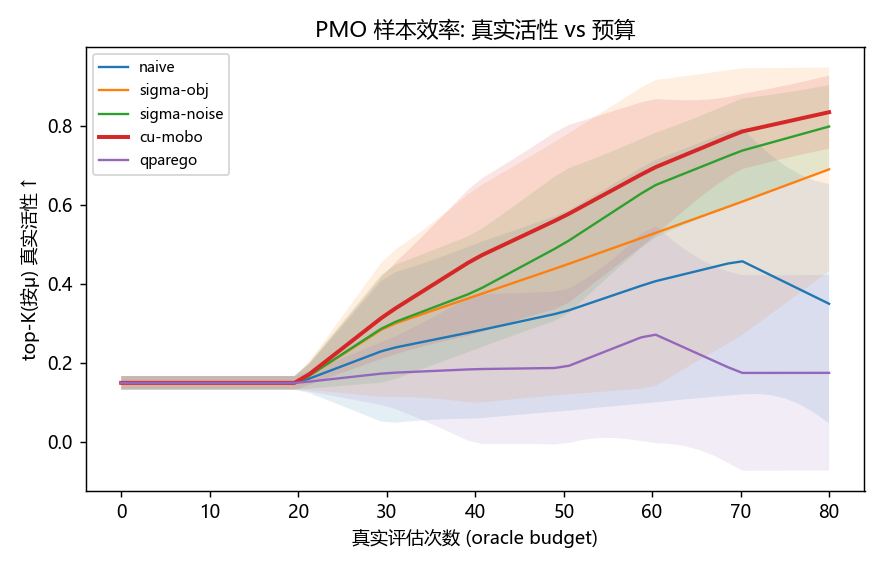
#> input picture results/oracle_gap_convergence.png, 884 x 572 px
$ python overlay_english_labels.py
#> lines starting #> are read from the running program, lines starting #| are printed output that depends on the picture
#> in overlay_convergence, img is the input picture: PIL image 884x572 RGBA; mean R, G, B, A 239.1, 235.1, 233.7, 255
from __future__ import annotations

from pathlib import Path

from PIL import Image, ImageDraw, ImageFont


HERE = Path(__file__).resolve().parent
RESULTS_DIR = HERE.parent.parent / "results"
OUT_DIR = HERE / "english"


def _font(size: int, bold: bool = False) -> ImageFont.FreeTypeFont:
#> called with size = 19, bold = False
    candidates = [
        Path("C:/Windows/Fonts/arialbd.ttf" if bold else "C:/Windows/Fonts/arial.ttf"),
        Path("C:/Windows/Fonts/calibrib.ttf" if bold else "C:/Windows/Fonts/calibri.ttf"),
        Path("C:/Windows/Fonts/segoeuib.ttf" if bold else "C:/Windows/Fonts/segoeui.ttf"),
    ]
    for path in candidates:
        if path.exists():
            return ImageFont.truetype(str(path), size)
    return ImageFont.load_default()


def _center(draw: ImageDraw.ImageDraw, xy, text: str, font, fill="black") -> None:
    x0, y0, x1, y1 = xy
    box = draw.textbbox((0, 0), text, font=font)
    w = box[2] - box[0]
    h = box[3] - box[1]
    draw.text((x0 + (x1 - x0 - w) / 2, y0 + (y1 - y0 - h) / 2), text, font=font, fill=fill)


def _rotated_label(img: Image.Image, xy, text: str, font, fill="black") -> None:
#> called with xy = (0, 105, 44, 490), text = 'top-K true activity by mu', fill = 'black'
    x0, y0, x1, y1 = xy
    layer = Image.new("RGBA", (x1 - x0, y1 - y0), (255, 255, 255, 0))
    draw = ImageDraw.Draw(layer)
    box = draw.textbbox((0, 0), text, font=font)
#> box = (0, 2, 110, 12)
    text_w = box[2] - box[0]
#> text_w = 110
    text_h = box[3] - box[1]
#> text_h = 10
    text_layer = Image.new("RGBA", (text_w + 10, text_h + 10), (255, 255, 255, 0))
    text_draw = ImageDraw.Draw(text_layer)
    text_draw.text((5, 5), text, font=font, fill=fill)
    rotated = text_layer.rotate(90, expand=True)
    layer.alpha_composite(
        rotated,
        ((layer.width - rotated.width) // 2, (layer.height - rotated.height) // 2),
    )
    img.alpha_composite(layer, (x0, y0))


def _legend(draw: ImageDraw.ImageDraw, x: int, y: int, rows) -> None:
    font = _font(15)
    row_h = 24
    width = max(draw.textbbox((0, 0), text, font=font)[2] for _, _, text in rows) + 72
    height = row_h * len(rows) + 16
    draw.rounded_rectangle((x, y, x + width, y + height), radius=3, fill="white", outline="#cccccc")
    for i, (color, style, text) in enumerate(rows):
        yy = y + 15 + i * row_h
        if style == "dashed":
            for xx in range(x + 12, x + 48, 9):
                draw.line((xx, yy + 5, xx + 5, yy + 5), fill=color, width=2)
        elif style == "marker":
            draw.line((x + 12, yy + 5, x + 48, yy + 5), fill=color, width=3)
            draw.ellipse((x + 27, yy, x + 37, yy + 10), fill=color)
        else:
            draw.line((x + 12, yy + 5, x + 48, yy + 5), fill=color, width=3)
        draw.text((x + 58, yy - 4), text, font=font, fill="black")


def overlay_convergence() -> None:
    img = Image.open(RESULTS_DIR / "oracle_gap_convergence.png").convert("RGBA")
    draw = ImageDraw.Draw(img)
    title = _font(19)
    label = _font(17)

    draw.rectangle((0, 0, img.width, 44), fill="white")
    _center(draw, (0, 0, img.width, 42), "PMO sample efficiency: true activity vs budget", title)

    draw.rectangle((0, 80, 46, img.height - 45), fill="white")
    _rotated_label(img, (0, 105, 44, img.height - 82), "top-K true activity by mu", label)

    draw.rectangle((245, img.height - 55, img.width - 165, img.height), fill="white")
    _center(draw, (230, img.height - 42, img.width - 150, img.height - 5), "True oracle evaluations (oracle budget)", label)

    img.convert("RGB").save(OUT_DIR / "oracle_gap_convergence.png")
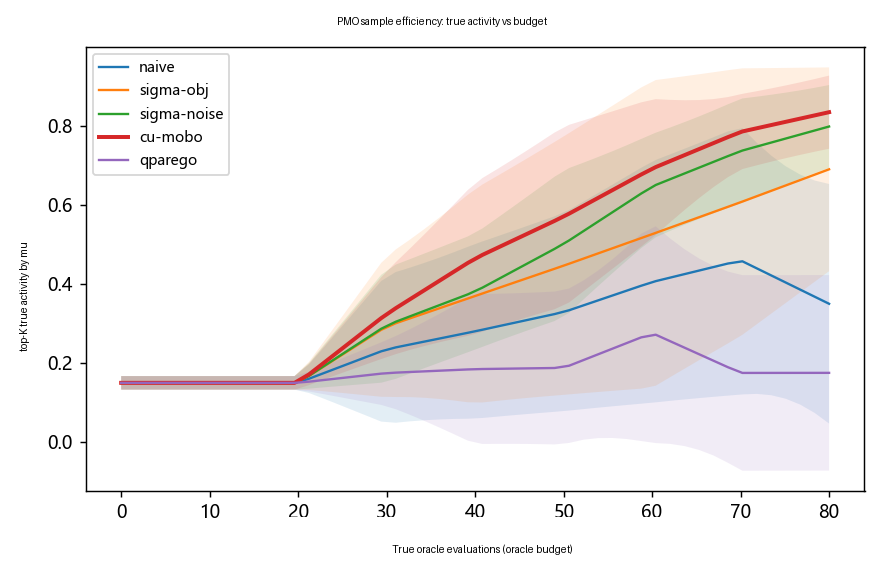
#> saved as oracle_gap_convergence.png: PIL image 884x572 RGB; mean R, G, B 240.5, 236.5, 235.2


def overlay_calibration() -> None:
    img = Image.open(RESULTS_DIR / "calibration.png").convert("RGBA")
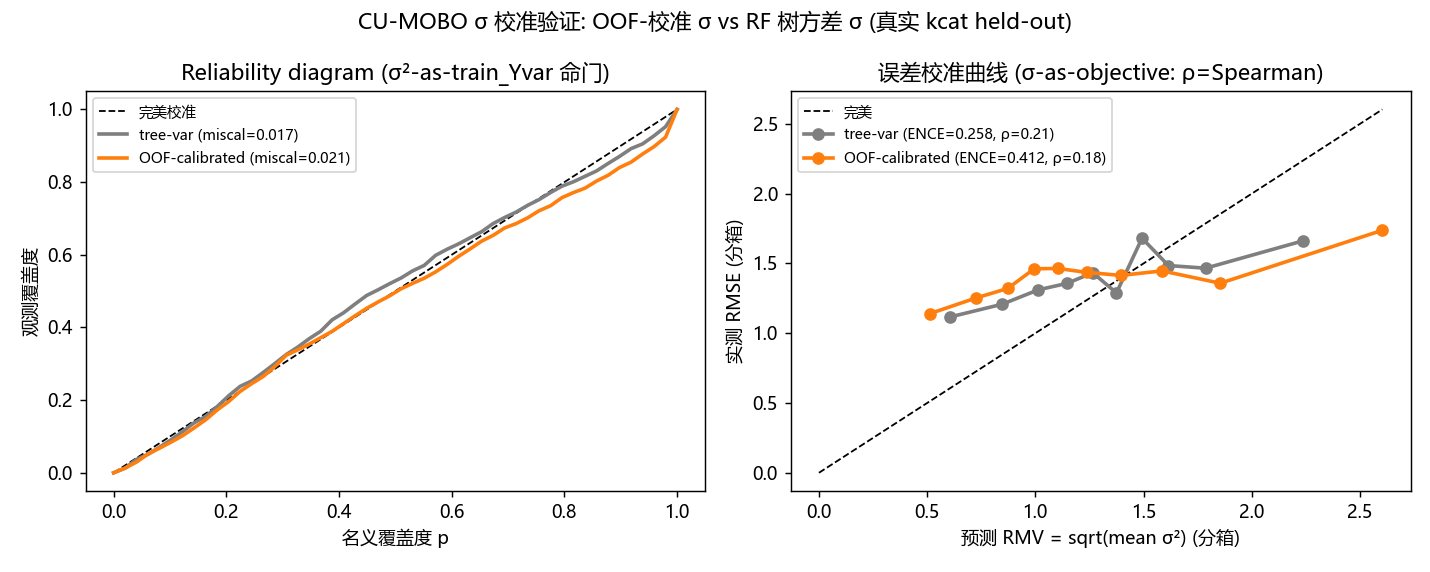
#> input picture results/calibration.png, 1430 x 572 px
#> img is the input picture: PIL image 1430x572 RGBA; mean R, G, B, A 246.7, 245.9, 245.2, 255
    draw = ImageDraw.Draw(img)
    title = _font(19)
    subtitle = _font(18)
    label = _font(16)

    draw.rectangle((0, 0, img.width, 45), fill="white")
    _center(
        draw,
        (0, 0, img.width, 42),
        "CU-MOBO sigma calibration: OOF-calibrated sigma vs RF tree-variance sigma",
        title,
    )

    draw.rectangle((130, 54, 675, 88), fill="white")
    _center(draw, (120, 54, 690, 86), "Reliability diagram (sigma^2 as train_Yvar)", subtitle)
    draw.rectangle((795, 54, 1375, 88), fill="white")
    _center(draw, (780, 54, 1390, 86), "Error calibration curve (sigma objective; rho=Spearman)", subtitle)

    draw.rectangle((92, 98, 365, 174), fill="white")
    _legend(
        draw,
        98,
        104,
        [
            ("black", "dashed", "perfect calibration"),
            ("gray", "line", "tree-var (miscal=0.017)"),
            ("#ff7f0e", "line", "OOF-calibrated (miscal=0.021)"),
        ],
    )
    draw.rectangle((800, 98, 1138, 174), fill="white")
    _legend(
        draw,
        806,
        104,
        [
            ("black", "dashed", "perfect"),
            ("gray", "marker", "tree-var (ENCE=0.258, rho=0.21)"),
            ("#ff7f0e", "marker", "OOF-calibrated (ENCE=0.412, rho=0.18)"),
        ],
    )

    draw.rectangle((0, 185, 45, 400), fill="white")
    _rotated_label(img, (0, 195, 44, 395), "Observed coverage", label)
#> call 2 of _rotated_label, with xy = (0, 195, 44, 395), text = 'Observed coverage', fill = 'black'
#> in _rotated_label (call 2), `box = draw.textbbox((0, 0), text, font=font)`: box = (0, 2, 88, 12)
#> in _rotated_label (call 2), `text_w = box[2] - box[0]`: text_w = 88
#> in _rotated_label (call 2), `layer.alpha_composite( rotated, ((layer.width - rotated.width) // 2, (..`:
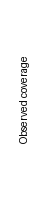
#> layer: PIL image 44x200 RGBA; mean R, G, B, A 243.4, 243.4, 243.4, 6; transparent parts drawn white
#> in _rotated_label (call 2), `img.alpha_composite(layer, (x0, y0))`:
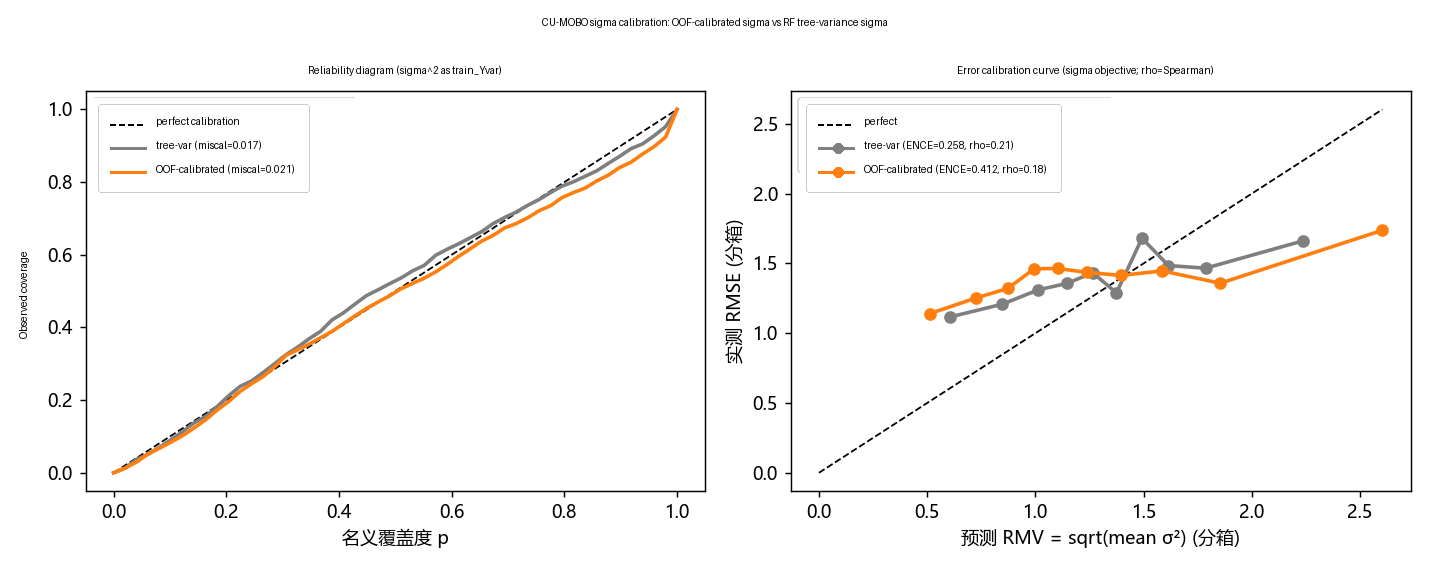
#> img: PIL image 1430x572 RGBA; mean R, G, B, A 249.2, 248.4, 247.7, 255
    draw.rectangle((712, 180, 750, 405), fill="white")
    _rotated_label(img, (712, 190, 748, 395), "Observed RMSE per bin", label)
#> call 3 of _rotated_label, with xy = (712, 190, 748, 395), text = 'Observed RMSE per bin', fill = 'black'
#> in _rotated_label (call 3), `box = draw.textbbox((0, 0), text, font=font)`: box = (0, 2, 109, 12)
#> in _rotated_label (call 3), `text_w = box[2] - box[0]`: text_w = 109
#> in _rotated_label (call 3), `rotated = text_layer.rotate(90, expand=True)`:
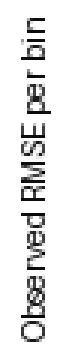
#> rotated: PIL image 20x119 RGBA (shown 3 times larger); mean R, G, B, A 206.7, 206.7, 206.7, 27.7; transparent parts drawn white
#> in _rotated_label (call 3), `layer.alpha_composite( rotated, ((layer.width - rotated.width) // 2, (..`:
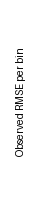
#> layer: PIL image 36x205 RGBA; mean R, G, B, A 239.4, 239.4, 239.4, 8.9; transparent parts drawn white
    draw.line((706, 91, 706, 491), fill="black", width=2)

    draw.rectangle((220, 522, 600, img.height), fill="white")
    _center(draw, (220, 522, 600, img.height - 3), "Nominal coverage p", label)
    draw.rectangle((885, 522, 1285, img.height), fill="white")
    _center(
        draw,
        (855, 522, 1320, img.height - 3),
        "Predicted RMV = sqrt(mean sigma^2) per bin",
        label,
    )

    img.convert("RGB").save(OUT_DIR / "calibration.png")
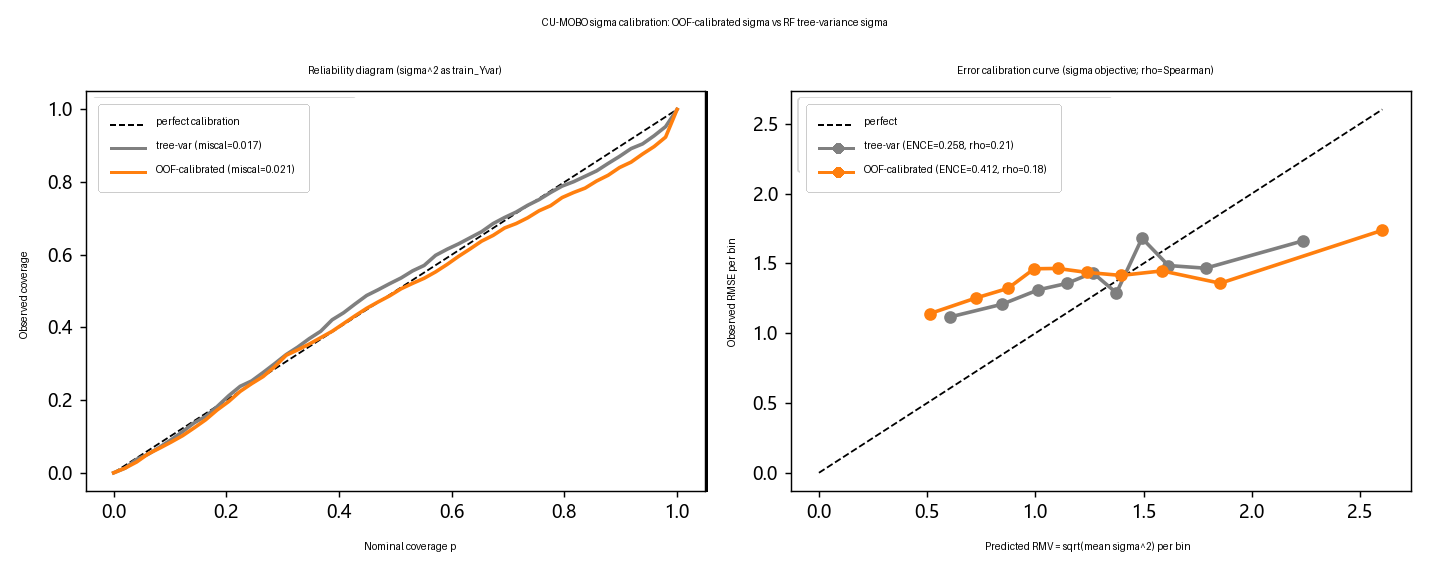
#> saved as calibration.png: PIL image 1430x572 RGB; mean R, G, B 249.5, 248.6, 247.9


def main() -> None:
    OUT_DIR.mkdir(parents=True, exist_ok=True)
    overlay_convergence()
    overlay_calibration()
    print(f"Wrote overlay English figures to {OUT_DIR}")


if __name__ == "__main__":
    main()
